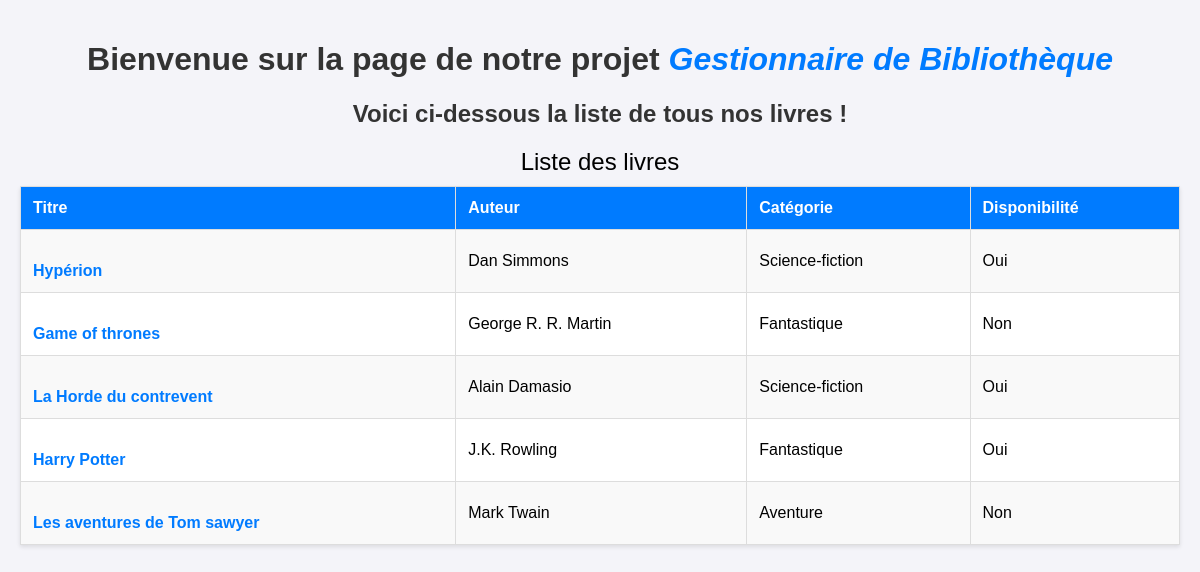
Screenshot of /liste_livre/ with the database file from the repository.
### Biblio/models.py (models this page shows, shortened)
class Livre(models.Model):
    titre = models.fields.CharField(max_length = 100)
    auteur = models.fields.CharField(max_length = 50)
    date_publication = models.fields.DateField(blank = True,null = True)
    categorie = models.ForeignKey(Categorie, on_delete=models.CASCADE)
    disponible = models.fields.BooleanField(default = True)
    description = models.fields.TextField(blank = True)

class Categorie(models.Model):
    def __str__(self):
        return f'{self.nom}'
    nom = models.fields.CharField(max_length=50)

### Biblio/views.py (the view)
# urls.py: path('liste_livre/',views.Affichage_livre, name = 'liste'),
def Affichage_livre(request):
    livres = Livre.objects.all()
    return render(request,"Biblio/liste_livres.html",context = {"livres":livres})

### Biblio/templates/Biblio/liste_livres.html (shortened to what this page needs)
{% extends 'Biblio/base.html' %}
{% block content %}
<h1>Bienvenue sur la page de notre projet <em>Gestionnaire de Bibliothèque</em></h1>
<h2>Voici ci-dessous la liste de tous nos livres !</h2>
<table>
    <caption>Liste des livres</caption>
    <tr>
        <th>Titre</th>
        <th>Auteur</th>
        <th>Catégorie</th>
        <th>Disponibilité</th>
    </tr>
    {% for livre in livres %}
    <tr>
        <td><a href="{% url 'detail' livre.id %}">{{ livre.titre }}</a></td>
        <td>{{ livre.auteur }}</td>
        <td>{{ livre.categorie }}</td>
        <td>{{ livre.disponible|yesno:"Oui,Non" }}</td>
    </tr>
    {% endfor %}
</table>
{% endblock %}

### Biblio/templates/Biblio/base.html (shortened to what this page needs)
<!DOCTYPE html>
<html lang="en">
<head>
</head>
<body>
    {% block content %}{% endblock %}
</body>
</html>

### Biblio/templates/Biblio/liste_livres.html (style rules this page uses)
body { font-family: Arial, sans-serif; background-color: #f4f4f9; margin: 0; padding: 20px; }
h1, h2 { text-align: center; color: #333; }
h1 em { color: #007bff; }
table { width: 100%; border-collapse: collapse; margin: 20px 0; background-color: #fff; box-shadow: 0 2px 4px rgba(0, 0, 0, 0.1); }
table caption { caption-side: top; font-size: 1.5em; margin-bottom: 10px; }
th, td { padding: 12px; border: 1px solid #ddd; text-align: left; }
th { background-color: #007bff; color: #fff; }
tr:nth-child(even) { background-color: #f9f9f9; }
a { display: inline-block; margin-top: 20px; text-decoration: none; color: #007bff; font-weight: bold; }

### rows the page displays
Livre: titre "Hypérion", auteur "Dan Simmons", categorie "Science-fiction", disponible "Oui"
Livre: titre "Game of thrones", auteur "George R. R. Martin", categorie "Fantastique", disponible "Non"
Livre: titre "La Horde du contrevent", auteur "Alain Damasio", categorie "Science-fiction", disponible "Oui"
Livre: titre "Harry Potter", auteur "J.K. Rowling", categorie "Fantastique", disponible "Oui"
Livre: titre "Les aventures de Tom sawyer", auteur "Mark Twain", categorie "Aventure", disponible "Non"
